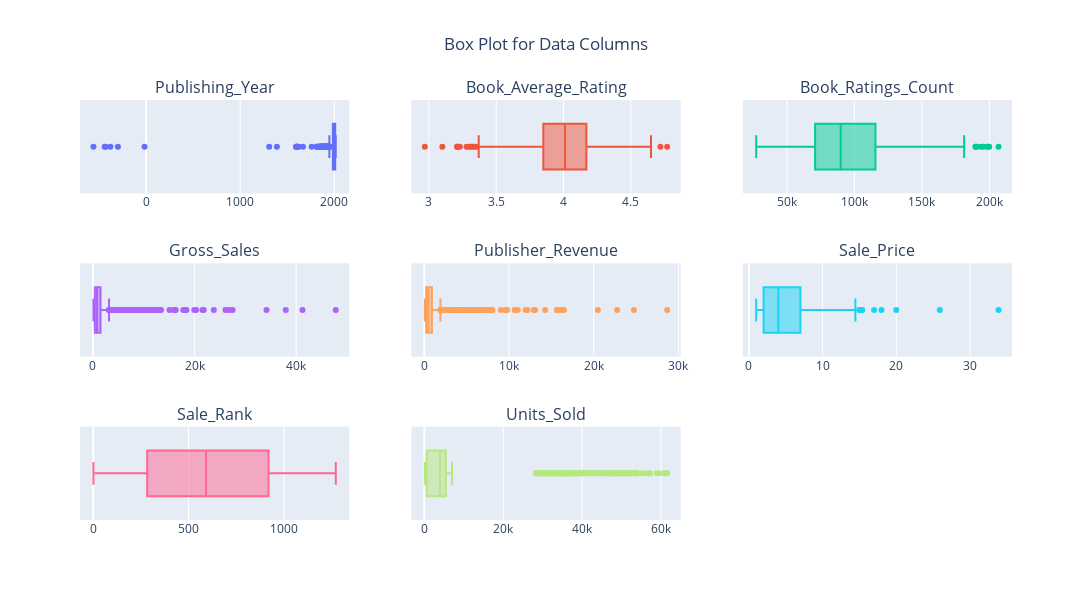

Notebook cell for this chart:
### Markdown cell above
### Outliers

### Code cell
import plotly.subplots as ps

temp = [i for i in data.columns if data[i].dtype != object]
fig = ps.make_subplots(cols=3, rows=3, subplot_titles=temp)

for i in range(1, 4):
    for j in range(1, 4):
        if len(temp):
            fig.add_box(x=data[temp.pop(0)], row=i, col=j, name='')

fig.update_layout(height=600, width=1500, title_text='Box Plot for Data Columns', title_x=0.5, showlegend=False)

fig.show()

### Figure 1 — Plotly figure (JSON) as saved in the notebook; plotly's stock layout.template omitted (floating-point values rounded to 4 significant figures; data arrays with more than 128 entries replaced by an {"elided": "..."} marker saying what was removed)
{"data": [{"name": "", "type": "box", "x": {"elided": "998 int values"}, "xaxis": "x", "yaxis": "y"}, {"name": "", "type": "box", "x": {"elided": "998 float values"}, "xaxis": "x2", "yaxis": "y2"}, {"name": "", "type": "box", "x": {"elided": "998 int values"}, "xaxis": "x3", "yaxis": "y3"}, {"name": "", "type": "box", "x": {"elided": "998 float values"}, "xaxis": "x4", "yaxis": "y4"}, {"name": "", "type": "box", "x": {"elided": "998 float values"}, "xaxis": "x5", "yaxis": "y5"}, {"name": "", "type": "box", "x": {"elided": "998 float values"}, "xaxis": "x6", "yaxis": "y6"}, {"name": "", "type": "box", "x": {"elided": "998 int values"}, "xaxis": "x7", "yaxis": "y7"}, {"name": "", "type": "box", "x": {"elided": "998 int values"}, "xaxis": "x8", "yaxis": "y8"}], "layout": {"annotations": [{"font": {"size": 16}, "showarrow": false, "text": "Publishing_Year", "x": 0.1444, "xanchor": "center", "xref": "paper", "y": 1, "yanchor": "bottom", "yref": "paper"}, {"font": {"size": 16}, "showarrow": false, "text": "Book_Average_Rating", "x": 0.5, "xanchor": "center", "xref": "paper", "y": 1, "yanchor": "bottom", "yref": "paper"}, {"font": {"size": 16}, "showarrow": false, "text": "Book_Ratings_Count", "x": 0.8556, "xanchor": "center", "xref": "paper", "y": 1, "yanchor": "bottom", "yref": "paper"}, {"font": {"size": 16}, "showarrow": false, "text": "Gross_Sales", "x": 0.1444, "xanchor": "center", "xref": "paper", "y": 0.6111, "yanchor": "bottom", "yref": "paper"}, {"font": {"size": 16}, "showarrow": false, "text": "Publisher_Revenue", "x": 0.5, "xanchor": "center", "xref": "paper", "y": 0.6111, "yanchor": "bottom", "yref": "paper"}, {"font": {"size": 16}, "showarrow": false, "text": "Sale_Price", "x": 0.8556, "xanchor": "center", "xref": "paper", "y": 0.6111, "yanchor": "bottom", "yref": "paper"}, {"font": {"size": 16}, "showarrow": false, "text": "Sale_Rank", "x": 0.1444, "xanchor": "center", "xref": "paper", "y": 0.2222, "yanchor": "bottom", "yref": "paper"}, {"font": {"size": 16}, "showarrow": false, "text": "Units_Sold", "x": 0.5, "xanchor": "center", "xref": "paper", "y": 0.2222, "yanchor": "bottom", "yref": "paper"}], "height": 600, "showlegend": false, "title": {"text": "Box Plot for Data Columns", "x": 0.5}, "width": 1500, "xaxis": {"anchor": "y", "domain": [0, 0.2889]}, "xaxis2": {"anchor": "y2", "domain": [0.3556, 0.6444]}, "xaxis3": {"anchor": "y3", "domain": [0.7111, 1]}, "xaxis4": {"anchor": "y4", "domain": [0, 0.2889]}, "xaxis5": {"anchor": "y5", "domain": [0.3556, 0.6444]}, "xaxis6": {"anchor": "y6", "domain": [0.7111, 1]}, "xaxis7": {"anchor": "y7", "domain": [0, 0.2889]}, "xaxis8": {"anchor": "y8", "domain": [0.3556, 0.6444]}, "xaxis9": {"anchor": "y9", "domain": [0.7111, 1]}, "yaxis": {"anchor": "x", "domain": [0.7778, 1]}, "yaxis2": {"anchor": "x2", "domain": [0.7778, 1]}, "yaxis3": {"anchor": "x3", "domain": [0.7778, 1]}, "yaxis4": {"anchor": "x4", "domain": [0.3889, 0.6111]}, "yaxis5": {"anchor": "x5", "domain": [0.3889, 0.6111]}, "yaxis6": {"anchor": "x6", "domain": [0.3889, 0.6111]}, "yaxis7": {"anchor": "x7", "domain": [0, 0.2222]}, "yaxis8": {"anchor": "x8", "domain": [0, 0.2222]}, "yaxis9": {"anchor": "x9", "domain": [0, 0.2222]}}}
